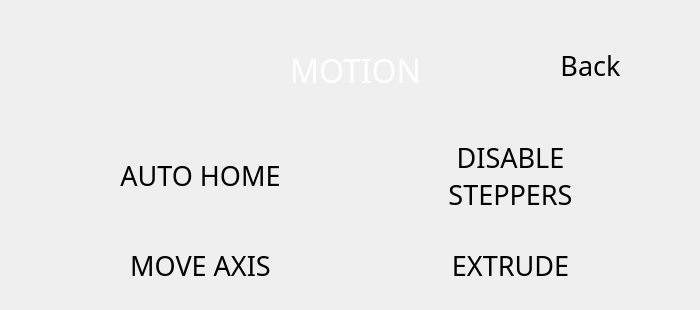
  <widget class="QWidget" name="motion_page">
   <widget class="QLabel" name="motion_title_label">
    <property name="geometry">
     <rect>
      <x>240</x>
      <y>40</y>
      <width>231</width>
      <height>61</height>
     </rect>
    </property>
    <property name="font">
     <font>
      <family>Momcake</family>
      <pointsize>24</pointsize>
     </font>
    </property>
    <property name="layoutDirection">
     <enum>Qt::LeftToRight</enum>
    </property>
    <property name="styleSheet">
     <string notr="true">background: transparent; color: white;</string>
    </property>
    <property name="text">
     <string>MOTION</string>
    </property>
    <property name="alignment">
     <set>Qt::AlignCenter</set>
    </property>
    <property name="class" stdset="0">
     <string>title_text</string>
    </property>
   </widget>
   <widget class="CustomQPushButton" name="motion_disable_steppers_btn">
    <property name="geometry">
     <rect>
      <x>360</x>
      <y>140</y>
      <width>301</width>
      <height>71</height>
     </rect>
    </property>
    <property name="minimumSize">
     <size>
      <width>10</width>
      <height>10</height>
     </size>
    </property>
    <property name="font">
     <font>
      <family>Momcake</family>
      <pointsize>20</pointsize>
      <italic>false</italic>
      <stylestrategy>PreferAntialias</stylestrategy>
     </font>
    </property>
    <property name="mouseTracking">
     <bool>false</bool>
    </property>
    <property name="tabletTracking">
     <bool>true</bool>
    </property>
    <property name="contextMenuPolicy">
     <enum>Qt::NoContextMenu</enum>
    </property>
    <property name="layoutDirection">
     <enum>Qt::LeftToRight</enum>
    </property>
    <property name="styleSheet">
     <string notr="true"/>
    </property>
    <property name="text">
     <string>DISABLE
STEPPERS</string>
    </property>
    <property name="autoDefault">
     <bool>false</bool>
    </property>
    <property name="flat">
     <bool>true</bool>
    </property>
    <property name="class" stdset="0">
     <string>menu_btn</string>
    </property>
    <property name="borderLeftPixmap" stdset="0">
     <pixmap resource="resources/button_resources.qrc">:/button_borders/media/buttons/btn_part1.svg</pixmap>
    </property>
    <property name="borderCenterPixmap" stdset="0">
     <pixmap resource="resources/button_resources.qrc">:/button_borders/media/buttons/btn_part2.svg</pixmap>
    </property>
    <property name="borderRightPixmap" stdset="0">
     <pixmap resource="resources/button_resources.qrc">:/button_borders/media/buttons/btn_part3.svg</pixmap>
    </property>
   </widget>
   <widget class="CustomQPushButton" name="motion_auto_home_btn">
    <property name="geometry">
     <rect>
      <x>50</x>
      <y>140</y>
      <width>301</width>
      <height>71</height>
     </rect>
    </property>
    <property name="minimumSize">
     <size>
      <width>10</width>
      <height>10</height>
     </size>
    </property>
    <property name="font">
     <font>
      <family>Momcake</family>
      <pointsize>20</pointsize>
      <italic>false</italic>
      <stylestrategy>PreferAntialias</stylestrategy>
     </font>
    </property>
    <property name="mouseTracking">
     <bool>false</bool>
    </property>
    <property name="tabletTracking">
     <bool>true</bool>
    </property>
    <property name="contextMenuPolicy">
     <enum>Qt::NoContextMenu</enum>
    </property>
    <property name="layoutDirection">
     <enum>Qt::LeftToRight</enum>
    </property>
    <property name="styleSheet">
     <string notr="true"/>
    </property>
    <property name="text">
     <string>AUTO HOME</string>
    </property>
    <property name="autoDefault">
     <bool>false</bool>
    </property>
    <property name="flat">
     <bool>true</bool>
    </property>
    <property name="class" stdset="0">
     <string>menu_btn</string>
    </property>
    <property name="borderLeftPixmap" stdset="0">
     <pixmap resource="resources/button_resources.qrc">:/button_borders/media/buttons/btn_part1.svg</pixmap>
    </property>
    <property name="borderCenterPixmap" stdset="0">
     <pixmap resource="resources/button_resources.qrc">:/button_borders/media/buttons/btn_part2.svg</pixmap>
    </property>
    <property name="borderRightPixmap" stdset="0">
     <pixmap resource="resources/button_resources.qrc">:/button_borders/media/buttons/btn_part3.svg</pixmap>
    </property>
   </widget>
   <widget class="CustomQPushButton" name="motion_extrude_btn">
    <property name="geometry">
     <rect>
      <x>360</x>
      <y>230</y>
      <width>301</width>
      <height>71</height>
     </rect>
    </property>
    <property name="minimumSize">
     <size>
      <width>10</width>
      <height>10</height>
     </size>
    </property>
    <property name="font">
     <font>
      <family>Momcake</family>
      <pointsize>20</pointsize>
      <italic>false</italic>
      <stylestrategy>PreferAntialias</stylestrategy>
     </font>
    </property>
    <property name="mouseTracking">
     <bool>false</bool>
    </property>
    <property name="tabletTracking">
     <bool>true</bool>
    </property>
    <property name="contextMenuPolicy">
     <enum>Qt::NoContextMenu</enum>
    </property>
    <property name="layoutDirection">
     <enum>Qt::LeftToRight</enum>
    </property>
    <property name="styleSheet">
     <string notr="true"/>
    </property>
    <property name="text">
     <string>EXTRUDE</string>
    </property>
    <property name="autoDefault">
     <bool>false</bool>
    </property>
    <property name="flat">
     <bool>true</bool>
    </property>
    <property name="class" stdset="0">
     <string>menu_btn</string>
    </property>
    <property name="borderLeftPixmap" stdset="0">
     <pixmap resource="resources/button_resources.qrc">:/button_borders/media/buttons/btn_part1.svg</pixmap>
    </property>
    <property name="borderCenterPixmap" stdset="0">
     <pixmap resource="resources/button_resources.qrc">:/button_borders/media/buttons/btn_part2.svg</pixmap>
    </property>
    <property name="borderRightPixmap" stdset="0">
     <pixmap resource="resources/button_resources.qrc">:/button_borders/media/buttons/btn_part3.svg</pixmap>
    </property>
   </widget>
   <widget class="CustomQPushButton" name="motion_move_axis_btn">
    <property name="geometry">
     <rect>
      <x>50</x>
      <y>230</y>
      <width>301</width>
      <height>71</height>
     </rect>
    </property>
    <property name="minimumSize">
     <size>
      <width>10</width>
      <height>10</height>
     </size>
    </property>
    <property name="font">
     <font>
      <family>Momcake</family>
      <pointsize>20</pointsize>
      <italic>false</italic>
      <stylestrategy>PreferAntialias</stylestrategy>
     </font>
    </property>
    <property name="mouseTracking">
     <bool>false</bool>
    </property>
    <property name="tabletTracking">
     <bool>true</bool>
    </property>
    <property name="contextMenuPolicy">
     <enum>Qt::NoContextMenu</enum>
    </property>
    <property name="layoutDirection">
     <enum>Qt::LeftToRight</enum>
    </property>
    <property name="styleSheet">
     <string notr="true"/>
    </property>
    <property name="text">
     <string>MOVE AXIS</string>
    </property>
    <property name="autoDefault">
     <bool>false</bool>
    </property>
    <property name="flat">
     <bool>true</bool>
    </property>
    <property name="class" stdset="0">
     <string>menu_btn</string>
    </property>
    <property name="borderLeftPixmap" stdset="0">
     <pixmap resource="resources/button_resources.qrc">:/button_borders/media/buttons/btn_part1.svg</pixmap>
    </property>
    <property name="borderCenterPixmap" stdset="0">
     <pixmap resource="resources/button_resources.qrc">:/button_borders/media/buttons/btn_part2.svg</pixmap>
    </property>
    <property name="borderRightPixmap" stdset="0">
     <pixmap resource="resources/button_resources.qrc">:/button_borders/media/buttons/btn_part3.svg</pixmap>
    </property>
   </widget>
   <widget class="CustomQPushButton" name="motion_back_btn">
    <property name="geometry">
     <rect>
      <x>490</x>
      <y>30</y>
      <width>201</width>
      <height>71</height>
     </rect>
    </property>
    <property name="minimumSize">
     <size>
      <width>10</width>
      <height>10</height>
     </size>
    </property>
    <property name="font">
     <font>
      <family>Momcake</family>
      <pointsize>20</pointsize>
      <italic>false</italic>
      <stylestrategy>PreferAntialias</stylestrategy>
     </font>
    </property>
    <property name="mouseTracking">
     <bool>false</bool>
    </property>
    <property name="tabletTracking">
     <bool>true</bool>
    </property>
    <property name="contextMenuPolicy">
     <enum>Qt::NoContextMenu</enum>
    </property>
    <property name="layoutDirection">
     <enum>Qt::LeftToRight</enum>
    </property>
    <property name="styleSheet">
     <string notr="true"/>
    </property>
    <property name="text">
     <string>Back</string>
    </property>
    <property name="autoDefault">
     <bool>false</bool>
    </property>
    <property name="flat">
     <bool>true</bool>
    </property>
    <property name="class" stdset="0">
     <string>menu_btn</string>
    </property>
    <property name="borderLeftPixmap" stdset="0">
     <pixmap resource="resources/button_resources.qrc">:/button_borders/media/buttons/btn_part1.svg</pixmap>
    </property>
    <property name="borderCenterPixmap" stdset="0">
     <pixmap resource="resources/button_resources.qrc">:/button_borders/media/buttons/btn_part2.svg</pixmap>
    </property>
    <property name="borderRightPixmap" stdset="0">
     <pixmap resource="resources/button_resources.qrc">:/button_borders/media/buttons/btn_part3.svg</pixmap>
    </property>
   </widget>
  </widget>
